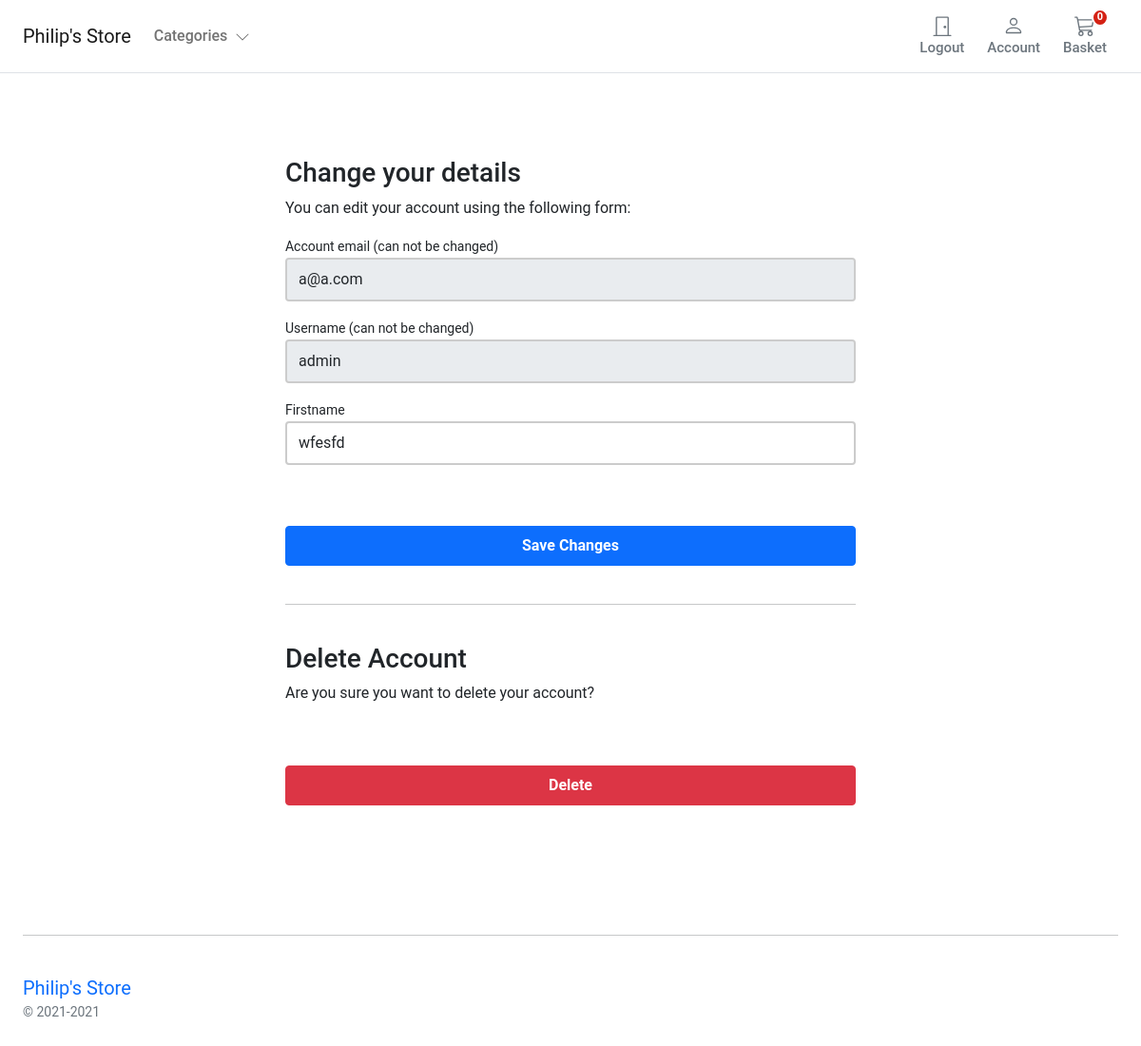
Page /account/profile/edit/ (signed in) on the committed database.
### account/models.py (models this page shows, shortened)
class UserBase(AbstractBaseUser, PermissionsMixin):
    email = models.EmailField(_('email address'), unique=True)
    user_name = models.CharField(max_length=150, unique=True)
    first_name = models.CharField(max_length=150, blank=True)
    about = models.TextField(_('about'), max_length=500, blank=True)
    phone_number = models.CharField(max_length=15, blank=True)
    postcode = models.CharField(max_length=12, blank=True)
    address_line_1 = models.CharField(max_length=150, blank=True)
    address_line_2 = models.CharField(max_length=150, blank=True)
    town_city = models.CharField(max_length=150, blank=True)
    is_active = models.BooleanField(default=False)
    is_staff = models.BooleanField(default=False)
    created = models.DateTimeField(auto_now_add=True)
    updated = models.DateTimeField(auto_now=True)
    objects = CustomAccountManager()
    USERNAME_FIELD = 'email'
    REQUIRED_FIELDS = ['user_name']
    class Meta:
        verbose_name = "Accounts"
        verbose_name_plural = "Accounts"

### account/views.py (the view)
# urls.py: path('profile/edit/', views.edit_details, name='edit_details'),
@login_required
def edit_details(request):
    if request.method == 'POST':
        user_form = UserEditForm(instance=request.user, data=request.POST)
        if user_form.is_valid():
            user_form.save()
    else:
        user_form = UserEditForm(instance=request.user)
    return render(request, 'account/user/edit_details.html', {'user_form': user_form})

### account/forms.py
class UserEditForm(forms.ModelForm):
    email = forms.EmailField(
        label='Account email (can not be changed)', max_length=200, widget=forms.TextInput(
            attrs={'class': 'form-control mb-3', 'placeholder': 'email', 'id': 'form-email', 'readonly': 'readonly'}))
    user_name = forms.CharField(
        label='Username (can not be changed)', min_length=4, max_length=50, widget=forms.TextInput(
            attrs={'class': 'form-control mb-3', 'placeholder': 'Username', 'id': 'form-username', 'readonly': 'readonly'}))
    first_name = forms.CharField(
        label='Firstname', min_length=4, max_length=50, widget=forms.TextInput(
            attrs={'class': 'form-control mb-3', 'placeholder': 'Firstname', 'id': 'form-firstname'}))
    class Meta:
        model = UserBase
        fields = ('email', 'user_name', 'first_name',)
    def __init__(self, *args, **kwargs):
        super().__init__(*args, **kwargs)
        self.fields['user_name'].required = True
        self.fields['email'].required = True

### basket/basket.py (called while the page is built)
    def __len__(self):
        return sum(item['qty'] for item in self.basket.values())

### basket/context_processors.py (called while the page is built)
def basket(request):
    return {'basket': Basket(request)}

### store/context_processors.py (called while the page is built)
def categories(request):
    return {
        'categories' : Category.objects.all()
    }

### store/models.py (called while the page is built)
    def get_absolute_url(self):
        return reverse("store:category_list", args=[self.slug])

### templates/account/user/edit_details.html (shortened to what this page needs)
{% extends "../../store/base.html" %}
{% block content %}
<div class="container-fluid">
    <div class="row no-gutter">
        <div class="col-md-12">
            <div class="login d-flex align-items-center py-5">
                <div class="container">
                    <div class="row">
                        <div class="col-12 col-lg-7  mx-auto">
                <form class="account-form px-4 pt-4" method="post" enctype="multipart/form-data">
                    {% if user_form.is_valid and profile_form.is_valid  %}
                    <div class="alert alert-primary" role="alert">
                        Details successfully updated!
                    </div>
                    <p class="small text-center pt-0">
                        <a href="{% url "account:dashboard" %}">Back to Dashboard</a>
                    </p>
                    {%else%}
                    <h3>Change your details</h3>
                    <p>You can edit your account using the following form:</p>
                    {% endif %}
                    <label class="small font-weight-bold">{{ user_form.email.label}}</label>
                    {{ user_form.email }}
                    <label class="small font-weight-bold">{{ user_form.user_name.label}}</label>
                    {{ user_form.user_name }}
                    <label class="small font-weight-bold">{{ user_form.first_name.label}}</label>
                    {{ user_form.first_name }}
                    <button class="btn btn-primary btn-block py-2 mb-4 mt-5 fw-bold w-100" type="submit"
                        value="Save changes">Save Changes</button>
                    <hr class="mb-3">
                </form>
                     <form class="account-form px-4" action="{% url "account:delete_user" %}" method="post">
                        <p class=" h3 pt-4 font-weight-bold">Delete Account</p>
                        <p>Are you sure you want to delete your account?</p>
                        <button type="submit" role="button"
                            class="btn btn-danger btn-block py-2 mb-4 mt-5 fw-bold w-100">Delete</button>
                    </form>
                        </div>
                    </div>
                </div>
            </div>
        </div>
    </div>
</div>
{% endblock %}

### static/core/css/base.css (style rules this page uses)
@media (min-width: 1000px) { .container { max-width: 1000px; } }
@media (max-width: 1200px) { .container { max-width: 100%; padding:0 24px; } }
html, body, p, div { letter-spacing: -0.02px; font-family: 'Roboto', sans-serif; }

### templates/account/user/edit_details.html (style rules this page uses)
.account-form input { border: 2px solid #ccc; height: calc(2em + .75rem + 2px); }

### rows in the picture
UserBase: email "a@a.com", user_name "admin", first_name "wfesfd"

### other values in the picture
{{ user_form.email.label }} "Account email (can not be changed)"
{{ user_form.user_name.label }} "Username (can not be changed)"
{{ user_form.first_name.label }} "Firstname"
